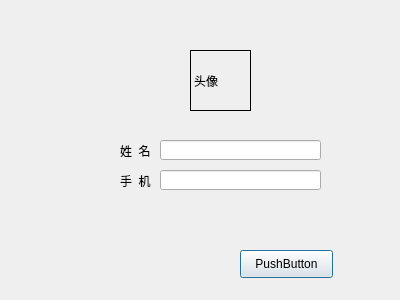
<?xml version="1.0" encoding="UTF-8"?>
<ui version="4.0">
 <class>modifyinf</class>
 <widget class="QDialog" name="modifyinf">
  <property name="geometry">
   <rect>
    <x>0</x>
    <y>0</y>
    <width>400</width>
    <height>300</height>
   </rect>
  </property>
  <property name="windowTitle">
   <string>Dialog</string>
  </property>
  <widget class="QLabel" name="label_3">
   <property name="geometry">
    <rect>
     <x>120</x>
     <y>170</y>
     <width>41</width>
     <height>21</height>
    </rect>
   </property>
   <property name="text">
    <string>手  机</string>
   </property>
  </widget>
  <widget class="QLabel" name="label">
   <property name="geometry">
    <rect>
     <x>190</x>
     <y>50</y>
     <width>61</width>
     <height>61</height>
    </rect>
   </property>
   <property name="frameShape">
    <enum>QFrame::Panel</enum>
   </property>
   <property name="text">
    <string>头像</string>
   </property>
  </widget>
  <widget class="QLineEdit" name="lineEdit_2">
   <property name="geometry">
    <rect>
     <x>160</x>
     <y>170</y>
     <width>161</width>
     <height>20</height>
    </rect>
   </property>
  </widget>
  <widget class="QLineEdit" name="lineEdit">
   <property name="geometry">
    <rect>
     <x>160</x>
     <y>140</y>
     <width>161</width>
     <height>20</height>
    </rect>
   </property>
  </widget>
  <widget class="QLabel" name="label_2">
   <property name="geometry">
    <rect>
     <x>120</x>
     <y>140</y>
     <width>41</width>
     <height>21</height>
    </rect>
   </property>
   <property name="text">
    <string>姓  名</string>
   </property>
  </widget>
  <widget class="QPushButton" name="pushButton">
   <property name="geometry">
    <rect>
     <x>240</x>
     <y>250</y>
     <width>93</width>
     <height>28</height>
    </rect>
   </property>
   <property name="text">
    <string>PushButton</string>
   </property>
  </widget>
  <widget class="QPushButton" name="pushButton_2">
   <property name="geometry">
    <rect>
     <x>190</x>
     <y>50</y>
     <width>61</width>
     <height>61</height>
    </rect>
   </property>
   <property name="text">
    <string/>
   </property>
   <property name="flat">
    <bool>true</bool>
   </property>
  </widget>
 </widget>
 <resources/>
 <connections/>
</ui>
